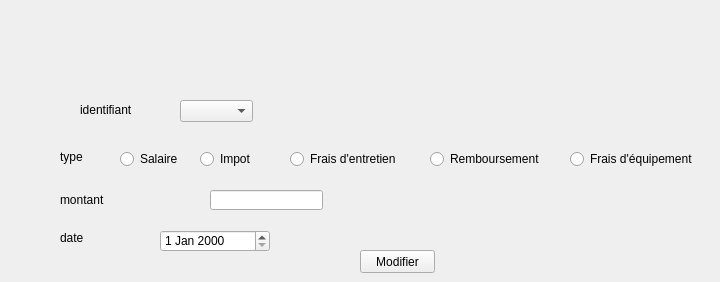
    <widget class="QWidget" name="tab_4">
     <attribute name="title">
      <string>Modifier Dépense</string>
     </attribute>
     <widget class="QLabel" name="label_7">
      <property name="geometry">
       <rect>
        <x>60</x>
        <y>150</y>
        <width>47</width>
        <height>14</height>
       </rect>
      </property>
      <property name="text">
       <string>type</string>
      </property>
     </widget>
     <widget class="QLabel" name="label_8">
      <property name="geometry">
       <rect>
        <x>60</x>
        <y>190</y>
        <width>81</width>
        <height>20</height>
       </rect>
      </property>
      <property name="text">
       <string>montant</string>
      </property>
     </widget>
     <widget class="QLineEdit" name="lineEdit_mm">
      <property name="geometry">
       <rect>
        <x>210</x>
        <y>190</y>
        <width>113</width>
        <height>20</height>
       </rect>
      </property>
     </widget>
     <widget class="QLabel" name="label_10">
      <property name="geometry">
       <rect>
        <x>80</x>
        <y>100</y>
        <width>81</width>
        <height>20</height>
       </rect>
      </property>
      <property name="text">
       <string>identifiant</string>
      </property>
     </widget>
     <widget class="QRadioButton" name="radioButton_sm">
      <property name="geometry">
       <rect>
        <x>120</x>
        <y>150</y>
        <width>83</width>
        <height>18</height>
       </rect>
      </property>
      <property name="text">
       <string>Salaire</string>
      </property>
     </widget>
     <widget class="QRadioButton" name="radioButton_im">
      <property name="geometry">
       <rect>
        <x>200</x>
        <y>150</y>
        <width>83</width>
        <height>18</height>
       </rect>
      </property>
      <property name="text">
       <string>Impot</string>
      </property>
     </widget>
     <widget class="QRadioButton" name="radioButton_fetm">
      <property name="geometry">
       <rect>
        <x>290</x>
        <y>150</y>
        <width>131</width>
        <height>18</height>
       </rect>
      </property>
      <property name="text">
       <string>Frais d'entretien</string>
      </property>
     </widget>
     <widget class="QRadioButton" name="radioButton_rm">
      <property name="geometry">
       <rect>
        <x>430</x>
        <y>150</y>
        <width>131</width>
        <height>18</height>
       </rect>
      </property>
      <property name="text">
       <string>Remboursement</string>
      </property>
     </widget>
     <widget class="QRadioButton" name="radioButton_feqm">
      <property name="geometry">
       <rect>
        <x>570</x>
        <y>150</y>
        <width>141</width>
        <height>18</height>
       </rect>
      </property>
      <property name="text">
       <string>Frais d'équipement</string>
      </property>
     </widget>
     <widget class="QLabel" name="label_4">
      <property name="geometry">
       <rect>
        <x>60</x>
        <y>230</y>
        <width>56</width>
        <height>16</height>
       </rect>
      </property>
      <property name="text">
       <string>date</string>
      </property>
     </widget>
     <widget class="QPushButton" name="pushButton_modifier">
      <property name="geometry">
       <rect>
        <x>360</x>
        <y>250</y>
        <width>75</width>
        <height>23</height>
       </rect>
      </property>
      <property name="text">
       <string>Modifier</string>
      </property>
     </widget>
     <widget class="QDateEdit" name="dateEdit_m">
      <property name="geometry">
       <rect>
        <x>160</x>
        <y>230</y>
        <width>110</width>
        <height>22</height>
       </rect>
      </property>
     </widget>
     <widget class="QComboBox" name="comboBox_id_dep_m">
      <property name="geometry">
       <rect>
        <x>180</x>
        <y>100</y>
        <width>73</width>
        <height>22</height>
       </rect>
      </property>
     </widget>
    </widget>
